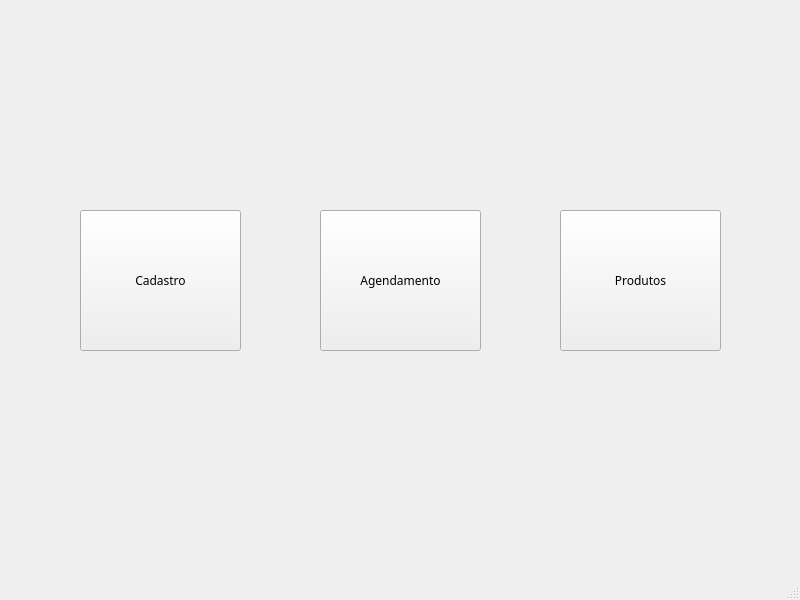
<?xml version="1.0" encoding="UTF-8"?>
<ui version="4.0">
 <class>PetShop</class>
 <widget class="QMainWindow" name="PetShop">
  <property name="geometry">
   <rect>
    <x>0</x>
    <y>0</y>
    <width>800</width>
    <height>600</height>
   </rect>
  </property>
  <property name="windowTitle">
   <string>PetShop</string>
  </property>
  <widget class="QWidget" name="centralwidget">
   <widget class="QPushButton" name="botao_cad">
    <property name="geometry">
     <rect>
      <x>80</x>
      <y>210</y>
      <width>161</width>
      <height>141</height>
     </rect>
    </property>
    <property name="font">
     <font>
      <family>8514oem</family>
     </font>
    </property>
    <property name="text">
     <string>Cadastro</string>
    </property>
   </widget>
   <widget class="QPushButton" name="botao_agen">
    <property name="geometry">
     <rect>
      <x>320</x>
      <y>210</y>
      <width>161</width>
      <height>141</height>
     </rect>
    </property>
    <property name="font">
     <font>
      <family>8514oem</family>
     </font>
    </property>
    <property name="text">
     <string>Agendamento</string>
    </property>
   </widget>
   <widget class="QPushButton" name="botao_prod">
    <property name="geometry">
     <rect>
      <x>560</x>
      <y>210</y>
      <width>161</width>
      <height>141</height>
     </rect>
    </property>
    <property name="font">
     <font>
      <family>8514oem</family>
     </font>
    </property>
    <property name="text">
     <string>Produtos</string>
    </property>
   </widget>
  </widget>
  <widget class="QStatusBar" name="statusbar"/>
 </widget>
 <resources/>
 <connections/>
</ui>
